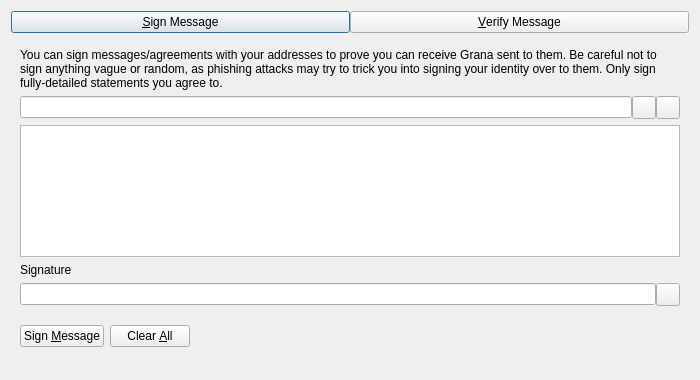
<?xml version="1.0" encoding="UTF-8"?>
<ui version="4.0">
 <class>SignVerifyMessageDialog</class>
 <widget class="QDialog" name="SignVerifyMessageDialog">
  <property name="geometry">
   <rect>
    <x>0</x>
    <y>0</y>
    <width>700</width>
    <height>380</height>
   </rect>
  </property>
  <property name="windowTitle">
   <string>Signatures - Sign / Verify a Message</string>
  </property>
  <property name="modal">
   <bool>true</bool>
  </property>
  <layout class="QVBoxLayout" name="verticalLayout">
   <item>
    <layout class="QHBoxLayout" name="horizontalLayout_Buttons_2">
     <property name="spacing">
      <number>0</number>
     </property>
     <property name="topMargin">
      <number>0</number>
     </property>
     <item>
      <widget class="QPushButton" name="btnSignMessage">
       <property name="text">
        <string>&amp;Sign Message</string>
       </property>
       <property name="checkable">
        <bool>true</bool>
       </property>
      </widget>
     </item>
     <item>
      <widget class="QPushButton" name="btnVerifyMessage">
       <property name="text">
        <string>&amp;Verify Message</string>
       </property>
       <property name="checkable">
        <bool>true</bool>
       </property>
      </widget>
     </item>
    </layout>
   </item>
   <item>
    <widget class="QStackedWidget" name="stackedWidgetSig">
     <property name="minimumSize">
      <size>
       <width>0</width>
       <height>0</height>
      </size>
     </property>
     <property name="currentIndex">
      <number>0</number>
     </property>
     <widget class="QWidget" name="pageSignMessage">
      <layout class="QVBoxLayout" name="verticalLayout_SM">
       <item>
        <widget class="QLabel" name="infoLabel_SM">
         <property name="text">
          <string>You can sign messages/agreements with your addresses to prove you can receive Grana sent to them. Be careful not to sign anything vague or random, as phishing attacks may try to trick you into signing your identity over to them. Only sign fully-detailed statements you agree to.</string>
         </property>
         <property name="textFormat">
          <enum>Qt::PlainText</enum>
         </property>
         <property name="wordWrap">
          <bool>true</bool>
         </property>
        </widget>
       </item>
       <item>
        <layout class="QHBoxLayout" name="horizontalLayout_1_SM">
         <property name="spacing">
          <number>0</number>
         </property>
         <item>
          <widget class="QValidatedLineEdit" name="addressIn_SM">
           <property name="toolTip">
            <string>The Grana address to sign the message with</string>
           </property>
          </widget>
         </item>
         <item>
          <widget class="QToolButton" name="addressBookButton_SM">
           <property name="toolTip">
            <string>Choose previously used address</string>
           </property>
           <property name="text">
            <string/>
           </property>
           <property name="shortcut">
            <string>Alt+A</string>
           </property>
          </widget>
         </item>
         <item>
          <widget class="QToolButton" name="pasteButton_SM">
           <property name="toolTip">
            <string>Paste address from clipboard</string>
           </property>
           <property name="text">
            <string/>
           </property>
           <property name="shortcut">
            <string>Alt+P</string>
           </property>
          </widget>
         </item>
        </layout>
       </item>
       <item>
        <widget class="QPlainTextEdit" name="messageIn_SM">
         <property name="toolTip">
          <string>Enter the message you want to sign here</string>
         </property>
        </widget>
       </item>
       <item>
        <widget class="QLabel" name="signatureLabel_SM">
         <property name="text">
          <string>Signature</string>
         </property>
         <property name="textFormat">
          <enum>Qt::PlainText</enum>
         </property>
        </widget>
       </item>
       <item>
        <layout class="QHBoxLayout" name="horizontalLayout_2_SM">
         <property name="spacing">
          <number>0</number>
         </property>
         <item>
          <widget class="QLineEdit" name="signatureOut_SM">
           <property name="readOnly">
            <bool>true</bool>
           </property>
          </widget>
         </item>
         <item>
          <widget class="QToolButton" name="copySignatureButton_SM">
           <property name="toolTip">
            <string>Copy the current signature to the system clipboard</string>
           </property>
           <property name="text">
            <string/>
           </property>
          </widget>
         </item>
        </layout>
       </item>
       <item>
        <layout class="QHBoxLayout" name="horizontalLayout_3_SM">
         <item>
          <widget class="QPushButton" name="signMessageButton_SM">
           <property name="toolTip">
            <string>Sign the message to prove you own this Grana address</string>
           </property>
           <property name="text">
            <string>Sign &amp;Message</string>
           </property>
           <property name="autoDefault">
            <bool>false</bool>
           </property>
          </widget>
         </item>
         <item>
          <widget class="QPushButton" name="clearButton_SM">
           <property name="toolTip">
            <string>Reset all sign message fields</string>
           </property>
           <property name="text">
            <string>Clear &amp;All</string>
           </property>
           <property name="autoDefault">
            <bool>false</bool>
           </property>
          </widget>
         </item>
         <item>
          <spacer name="horizontalSpacer_1_SM">
           <property name="orientation">
            <enum>Qt::Horizontal</enum>
           </property>
           <property name="sizeHint" stdset="0">
            <size>
             <width>40</width>
             <height>48</height>
            </size>
           </property>
          </spacer>
         </item>
         <item>
          <widget class="QLabel" name="statusLabel_SM">
           <property name="text">
            <string/>
           </property>
           <property name="wordWrap">
            <bool>true</bool>
           </property>
          </widget>
         </item>
         <item>
          <spacer name="horizontalSpacer_2_SM">
           <property name="orientation">
            <enum>Qt::Horizontal</enum>
           </property>
           <property name="sizeHint" stdset="0">
            <size>
             <width>40</width>
             <height>48</height>
            </size>
           </property>
          </spacer>
         </item>
        </layout>
       </item>
      </layout>
     </widget>
     <widget class="QWidget" name="pageVerifyMessage">
      <layout class="QVBoxLayout" name="verticalLayout_VM">
       <item>
        <widget class="QLabel" name="infoLabel_VM">
         <property name="text">
          <string>Enter the receiver's address, message (ensure you copy line breaks, spaces, tabs, etc. exactly) and signature below to verify the message. Be careful not to read more into the signature than what is in the signed message itself, to avoid being tricked by a man-in-the-middle attack. Note that this only proves the signing party receives with the address, it cannot prove sendership of any transaction!</string>
         </property>
         <property name="textFormat">
          <enum>Qt::PlainText</enum>
         </property>
         <property name="alignment">
          <set>Qt::AlignLeading|Qt::AlignLeft|Qt::AlignTop</set>
         </property>
         <property name="wordWrap">
          <bool>true</bool>
         </property>
        </widget>
       </item>
       <item>
        <layout class="QHBoxLayout" name="horizontalLayout_1_VM">
         <property name="spacing">
          <number>0</number>
         </property>
         <item>
          <widget class="QValidatedLineEdit" name="addressIn_VM">
           <property name="toolTip">
            <string>The Grana address the message was signed with</string>
           </property>
          </widget>
         </item>
         <item>
          <widget class="QToolButton" name="addressBookButton_VM">
           <property name="toolTip">
            <string>Choose previously used address</string>
           </property>
           <property name="text">
            <string/>
           </property>
           <property name="shortcut">
            <string>Alt+A</string>
           </property>
          </widget>
         </item>
        </layout>
       </item>
       <item>
        <widget class="QPlainTextEdit" name="messageIn_VM"/>
       </item>
       <item>
        <widget class="QValidatedLineEdit" name="signatureIn_VM"/>
       </item>
       <item>
        <layout class="QHBoxLayout" name="horizontalLayout_2_VM">
         <item>
          <widget class="QPushButton" name="verifyMessageButton_VM">
           <property name="toolTip">
            <string>Verify the message to ensure it was signed with the specified Grana address</string>
           </property>
           <property name="text">
            <string>Verify &amp;Message</string>
           </property>
           <property name="autoDefault">
            <bool>false</bool>
           </property>
          </widget>
         </item>
         <item>
          <widget class="QPushButton" name="clearButton_VM">
           <property name="toolTip">
            <string>Reset all verify message fields</string>
           </property>
           <property name="text">
            <string>Clear &amp;All</string>
           </property>
           <property name="autoDefault">
            <bool>false</bool>
           </property>
          </widget>
         </item>
         <item>
          <spacer name="horizontalSpacer_1_VM">
           <property name="orientation">
            <enum>Qt::Horizontal</enum>
           </property>
           <property name="sizeHint" stdset="0">
            <size>
             <width>40</width>
             <height>48</height>
            </size>
           </property>
          </spacer>
         </item>
         <item>
          <widget class="QLabel" name="statusLabel_VM">
           <property name="text">
            <string/>
           </property>
           <property name="wordWrap">
            <bool>true</bool>
           </property>
          </widget>
         </item>
         <item>
          <spacer name="horizontalSpacer_2_VM">
           <property name="orientation">
            <enum>Qt::Horizontal</enum>
           </property>
           <property name="sizeHint" stdset="0">
            <size>
             <width>40</width>
             <height>48</height>
            </size>
           </property>
          </spacer>
         </item>
        </layout>
       </item>
      </layout>
     </widget>
    </widget>
   </item>
  </layout>
 </widget>
 <customwidgets>
  <customwidget>
   <class>QValidatedLineEdit</class>
   <extends>QLineEdit</extends>
   <header>qt/qvalidatedlineedit.h</header>
  </customwidget>
 </customwidgets>
 <resources>
  <include location="../grana.qrc"/>
 </resources>
 <connections/>
</ui>
